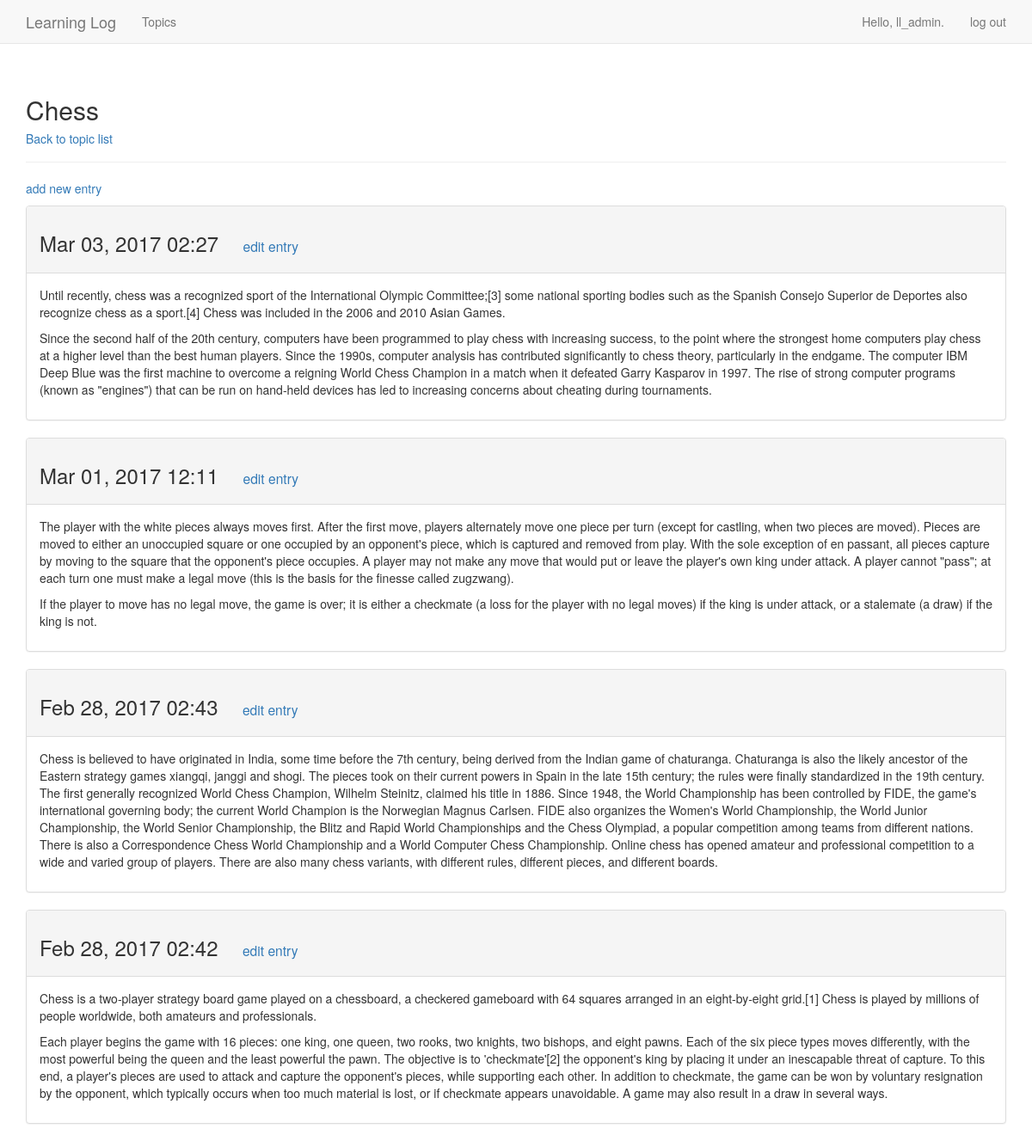
The page /topics/1/ (signed in) on the database its author committed.
### learning_logs/models.py (models this page shows, shortened)
class Topic(models.Model):
    text = models.CharField(max_length = 200)
    date_added = models.DateTimeField(auto_now_add = True)
    owner = models.ForeignKey(User)
    def __str__(self):
        return self.text

class Entry(models.Model):
    topic = models.ForeignKey(Topic)
    text = models.TextField()
    date_added = models.DateTimeField(auto_now_add = True)
    class Meta:
        verbose_name_plural = 'entries'

### learning_logs/views.py (the view)
# urls.py: url(r'^topics/(?P<topic_id>\d+)/$', views.topic, name = 'topic'),
@login_required
def topic(request,topic_id):
    topic = Topic.objects.get(id = topic_id)
    if topic.owner != request.user:
        raise Http404
    entries = topic.entry_set.order_by('-date_added')
    context = {'topic' : topic, 'entries' : entries}
    return render(request, 'learning_logs/topic.html', context)

### learning_logs/templates/learning_logs/topic.html (shortened to what this page needs)
{% extends 'learning_logs/base.html' %}
{% block header %}
  <h2>{{ topic }}
    <h5><a href = "{% url 'learning_logs:topics' %}">Back to topic list</a></h5>
  </h2>
{% endblock header %}
{% block content %}
  <p>
    <a href="{% url 'learning_logs:new_entry' topic.id %}">add new entry</a>
  </p>
  {% for entry in entries %}
    <div class="panel panel-default">
      <div class="panel-heading">
        <h3>
          {{ entry.date_added|date:'M d, Y H:i' }}
          <small>
            <a href="{% url 'learning_logs:edit_entry' entry.id %}">
              edit entry</a>
          </small>
        </h3>
      </div>
      <div class="panel-body">
        {{ entry.text|linebreaks }}
      </div>
    </div>
  {% empty %}
    There are no entries for this topic yet.
  {% endfor %}
{% endblock content %}

### learning_logs/templates/learning_logs/base.html (shortened to what this page needs)
{% load bootstrap3 %}
<!DOCTYPE html>
<html lang = "en">
  <head>
    {% bootstrap_css %}
  </head>
  <body>
    <nav class = "navbar navbar-default navbar-static-top">
      <div class = "container">
        <div class="navbar-header">
          <a class="navbar-brand" href="{% url 'learning_logs:index' %}">
              Learning Log</a>
        </div>
        <div id="navbar" class="navbar-collapse collapse">
          <ul class="nav navbar-nav">
            <li><a href="{% url 'learning_logs:topics' %}">Topics</a></li>
          </ul>
          <ul class="nav navbar-nav navbar-right">
            {% if user.is_authenticated %}
              <li><a>Hello, {{ user.username }}.</a></li>
              <li><a href="{% url 'users:logout' %}">log out</a></li>
            {% else %}
              <li><a href="{% url 'users:register' %}">register</a></li>
              <li><a href="{% url 'users:login' %}">log in</a></li>
            {% endif %}
          </ul>
        </div>
      </div>
    </nav>
    <div class="container">
      <div class="page-header">
        {% block header %}{% endblock %}
      </div>
      <div>
        {% block content %}{% endblock %}
      </div>
    </div>
  </body>
</html>

### rows shown on the page
Topic: text "Chess"
Entry: date_added "Mar 03, 2017 02:27", text "Until recently, chess was a recognized sport of the International Olympic Committee;[3] some national sporting bodies such as the Spanish Consejo Superior de Deportes also recognize chess as a sport.[4] Chess was included in the 2006 and 2010 Asian Games. Since the second half of the 20th century, computers have been programmed to play chess with increasing success, to the point where the strongest home computers play chess at a higher level than the best human players. Since the 1990s, computer analysis has contributed significantly to chess theory, particularly in the endgame. The computer IBM Deep Blue was the first machine to overcome a reigning World Chess Champion in a match when it…"
Entry: date_added "Mar 01, 2017 12:11", text "The player with the white pieces always moves first. After the first move, players alternately move one piece per turn (except for castling, when two pieces are moved). Pieces are moved to either an unoccupied square or one occupied by an opponent's piece, which is captured and removed from play. With the sole exception of en passant, all pieces capture by moving to the square that the opponent's piece occupies. A player may not make any move that would put or leave the player's own king under attack. A player cannot \"pass\"; at each turn one must make a legal move (this is the basis for the finesse called zugzwang). If the player to move has no legal move, the game is over; it is either a…"
Entry: date_added "Feb 28, 2017 02:43", text "Chess is believed to have originated in India, some time before the 7th century, being derived from the Indian game of chaturanga. Chaturanga is also the likely ancestor of the Eastern strategy games xiangqi, janggi and shogi. The pieces took on their current powers in Spain in the late 15th century; the rules were finally standardized in the 19th century. The first generally recognized World Chess Champion, Wilhelm Steinitz, claimed his title in 1886. Since 1948, the World Championship has been controlled by FIDE, the game's international governing body; the current World Champion is the Norwegian Magnus Carlsen. FIDE also organizes the Women's World Championship, the World Junior…"
Entry: date_added "Feb 28, 2017 02:42", text "Chess is a two-player strategy board game played on a chessboard, a checkered gameboard with 64 squares arranged in an eight-by-eight grid.[1] Chess is played by millions of people worldwide, both amateurs and professionals. Each player begins the game with 16 pieces: one king, one queen, two rooks, two knights, two bishops, and eight pawns. Each of the six piece types moves differently, with the most powerful being the queen and the least powerful the pawn. The objective is to 'checkmate'[2] the opponent's king by placing it under an inescapable threat of capture. To this end, a player's pieces are used to attack and capture the opponent's pieces, while supporting each other. In addition…"

### other values the page prints
{{ user.username }} "ll_admin"
